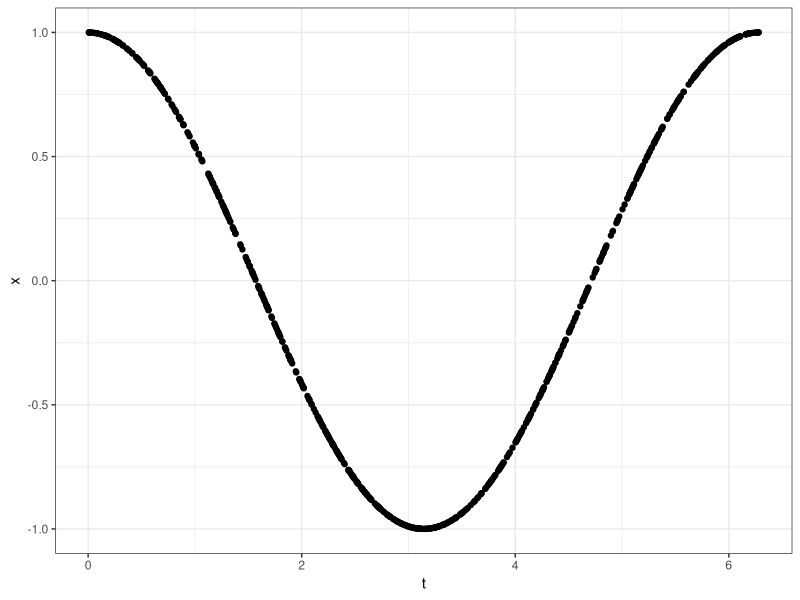
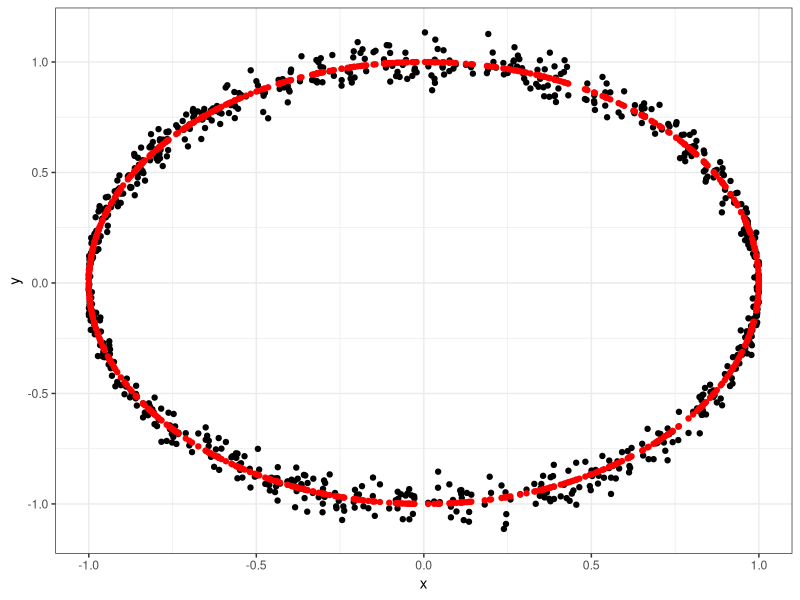
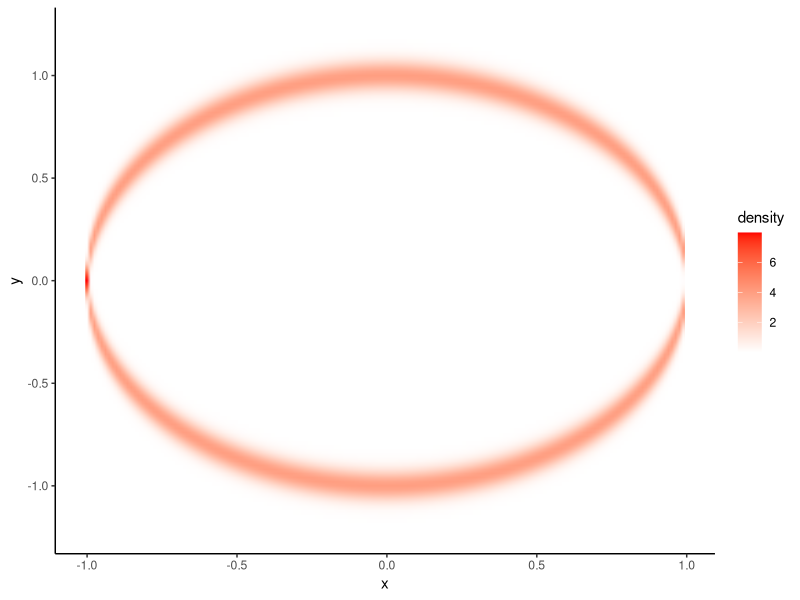

These charts were generated, in order, by the following R code:
##############################################
## Data Generation for StatSci paper
##############################################
library(ggplot2)
library(tidyverse)
library(mvtnorm) 
library(msm)

setwd("/Users/swade/Documents/GitHub/BayesXMix/data_simulation/excircle")

##############################################
## Example 4: Implicit/Circle
##############################################

# Training Data
set.seed(1010101)
n = 800
p = 1
x= matrix(0,n,p)

# Covariates
t = runif(n,min=0,max=2*pi) 
x[,1] = cos(t)

ggplot() +
  geom_point(aes(x = t, y = x[,1])) +
  theme_bw() +
  xlab("t") +
  ylab("x")

# Response
y = sin(t) +rnorm(n,0,0.05)
m_true = sin(t)

ggplot() +
  geom_point(aes(x = x[,1], y = y)) +
  theme_bw() +
  xlab("x") +
  ylab("y") +
  geom_point(aes(x = x[,1], y = m_true), col ="red")

### PREDICTION

# Covariates
x_new = seq(-1,1,pi/(2^8))
n_new = length(x_new)
x_new= matrix(x_new,n_new,p)

# True regression function
m_true_new = rep(0,n_new)

# True density
y_grid=seq(-1.2,1.2,.02)
m2=length(y_grid)
f_true_new = 0.5*dnorm(matrix(y_grid,nrow=m2,ncol=n_new),t(matrix(sin(acos(x_new)),nrow=n_new,ncol=m2)), 0.05) + 0.5*dnorm(matrix(y_grid,nrow=m2,ncol=n_new),t(matrix(sin(acos(x_new)+pi),nrow=n_new,ncol=m2)), 0.05)

# Heatmap of true density
png("excircle_true_dens_heat.png",width = 500, height = 450)
f_pred_true = data.frame(x = rep(x_new[,1], each = m2), y = rep(y_grid,n_new), density= c(f_true_new))
ggplot(f_pred_true) +
  geom_raster(aes(x,y,fill=density),interpolate = TRUE) +
  scale_fill_gradient2(low="white", high="red") +
  theme_classic() 
dev.off()

# Save data
save.image("data_ex_circle.RData")

write.csv(cbind(x,y), file = "extrain_circle.csv", row.names = TRUE)
write.csv(x_new, file = "extest_circle.csv", row.names = TRUE)
write.csv(f_true_new, file = "extest_circle_dens.csv", row.names = TRUE)
